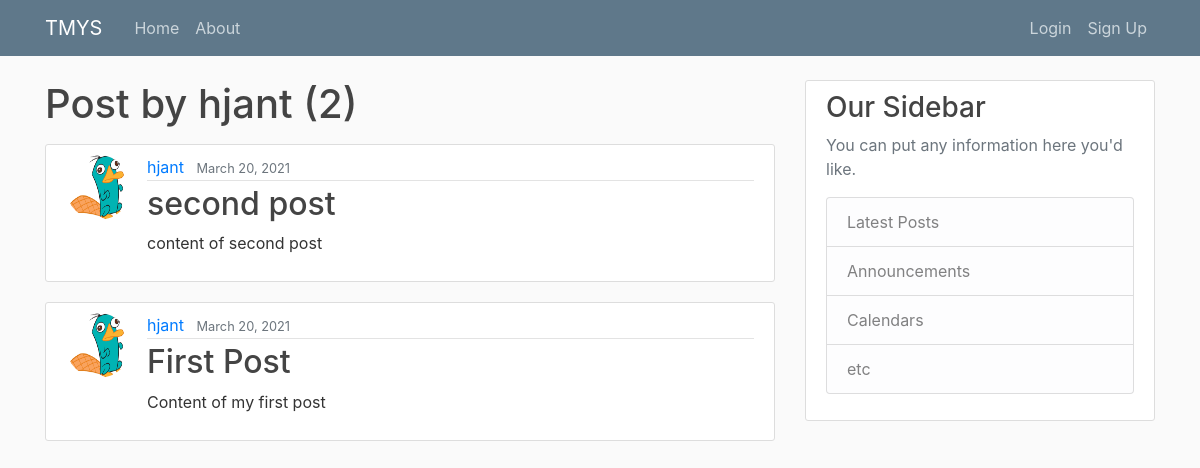
/user/hjant, run on an earlier commit of the app's database.
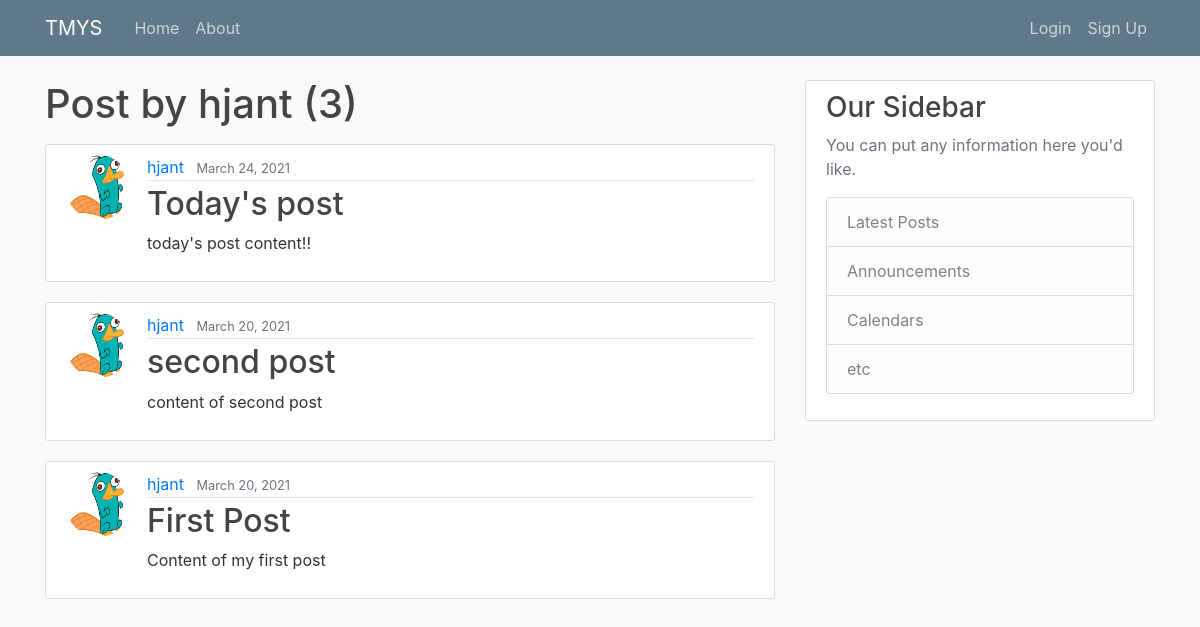
And on a later commit of the database.
### blog/models.py (models this page shows, shortened)
class Post(models.Model):
    title = models.CharField(max_length=50)
    content = models.TextField()
    date_posted = models.DateTimeField(default=timezone.now)
    author = models.ForeignKey(User,on_delete=models.CASCADE)

### users/models.py (models this page shows)
class Profile(models.Model):
    user = models.OneToOneField(User, on_delete=models.CASCADE)
    image = models.ImageField(default='default.jpg',upload_to='profile_pics')

### blog/views.py (the view)
# urls.py: path('user/<str:username>', UserPostListView.as_view(), name='user-posts'),
class UserPostListView(ListView):
    model = Post
    template_name = 'blog/user_posts.html'
    context_object_name = 'posts'
    paginate_by = 10
    def get_queryset(self):
        user = get_object_or_404(User,username=self.kwargs.get('username'))
        return Post.objects.filter(author=user).order_by('-date_posted')

### blog/templates/blog/user_posts.html (shortened to what this page needs)
{% extends "blog/base.html" %}
{% block content %}
    <h1 class="mb-3">Post by {{ view.kwargs.username }} ({{ page_obj.paginator.count }})</h1>
    {% for post in posts %}
        <article class="media content-section">
            <img class="rounded-circle article-img" src = "{{ post.author.profile.image.url }}">
            <div class="media-body">
                <div class="article-metadata">
                    <a class="mr-2" href="{% url 'user-posts' post.author.username %}">{{ post.author }}</a>
                    <small class="text-muted">{{ post.date_posted|date:"F d, Y" }}</small>
                </div>
                <h2><a class="article-title" href="{% url 'post-detail' post.id %}">{{ post.title }}</a></h2>
                <p class="article-content">{{ post.content }}</p>
            </div>
        </article>
    {% endfor %}
{% endblock content %}

### blog/templates/blog/base.html (shortened to what this page needs)
{% load static %}
<!DOCTYPE html>
<html>
<head>
    <link rel="stylesheet" href="https://maxcdn.bootstrapcdn.com/bootstrap/4.0.0/css/bootstrap.min.css">
    <link rel="stylesheet" type="text/css" href="{% static 'blog/main.css' %}">
</head>
<body>
    <header class="site-header">
        <nav class="navbar navbar-expand-md navbar-dark bg-steel fixed-top">
            <div class="container">
                <a class="navbar-brand mr-4" href="{% url 'blog-home' %}">TMYS</a>
                <div class="collapse navbar-collapse" id="navbarToggle">
                    <div class="navbar-nav mr-auto">
                        <a class="nav-item nav-link" href="{% url 'blog-home' %}">Home</a>
                        <a class="nav-item nav-link" href="{% url 'blog-about' %}">About</a>
                    </div>
                    <div class="navbar-nav">
                        {% if user.is_authenticated %}
                            <a class="nav-item nav-link" href="{% url 'post-create' %}">New Post</a>
                            <a class="nav-item nav-link" href="{% url 'logout' %}">Logout</a>
                            <a class="nav-item nav-link" href="{% url 'profile' %}">Profile</a>
                        {% else %}
                            <a class="nav-item nav-link" href="{% url 'login' %}">Login</a>
                            <a class="nav-item nav-link" href="{% url 'register' %}">Sign Up</a>
                        {% endif %}
                    </div>
                </div>
            </div>
        </nav>
    </header>
    <main role="main" class="container">
        <div class="row">
            <div class="col-md-8">
                {% block content %}{% endblock %}
            </div>
            <div class="col-md-4">
                <div class="content-section">
                    <h3>Our Sidebar</h3>
                    <p class='text-muted'>You can put any information here you'd like.
                    <ul class="list-group">
                        <li class="list-group-item list-group-item-light">Latest Posts</li>
                        <li class="list-group-item list-group-item-light">Announcements</li>
                        <li class="list-group-item list-group-item-light">Calendars</li>
                        <li class="list-group-item list-group-item-light">etc</li>
                    </ul>
                    </p>
                </div>
            </div>
        </div>
    </main>
</body>
</html>

### blog/static/blog/main.css (style rules this page uses)
body { background: #fafafa; color: #333333; margin-top: 5rem; }
h1, h2, h3, h4, h5, h6 { color: #444444; }
ul { margin: 0; }
.bg-steel { background-color: #5f788a; }
.site-header .navbar-nav .nav-link { color: #cbd5db; }
.content-section { background: #ffffff; padding: 10px 20px; border: 1px solid #dddddd; border-radius: 3px; margin-bottom: 20px; }
.article-title { color: #444444; }
.article-content { white-space: pre-line; }
.article-img { height: 65px; width: 65px; margin-right: 16px; }
.article-metadata { padding-bottom: 1px; margin-bottom: 4px; border-bottom: 1px solid #e3e3e3 }

What changed in the data, as far as the page shows it:
added Post: author.profile.image (picture), author "hjant", date_posted "March 24, 2021", title "Today's post", content "today's post content!!"
Also different on the page:
{{ page_obj.paginator.count }}: "2" → "3"
